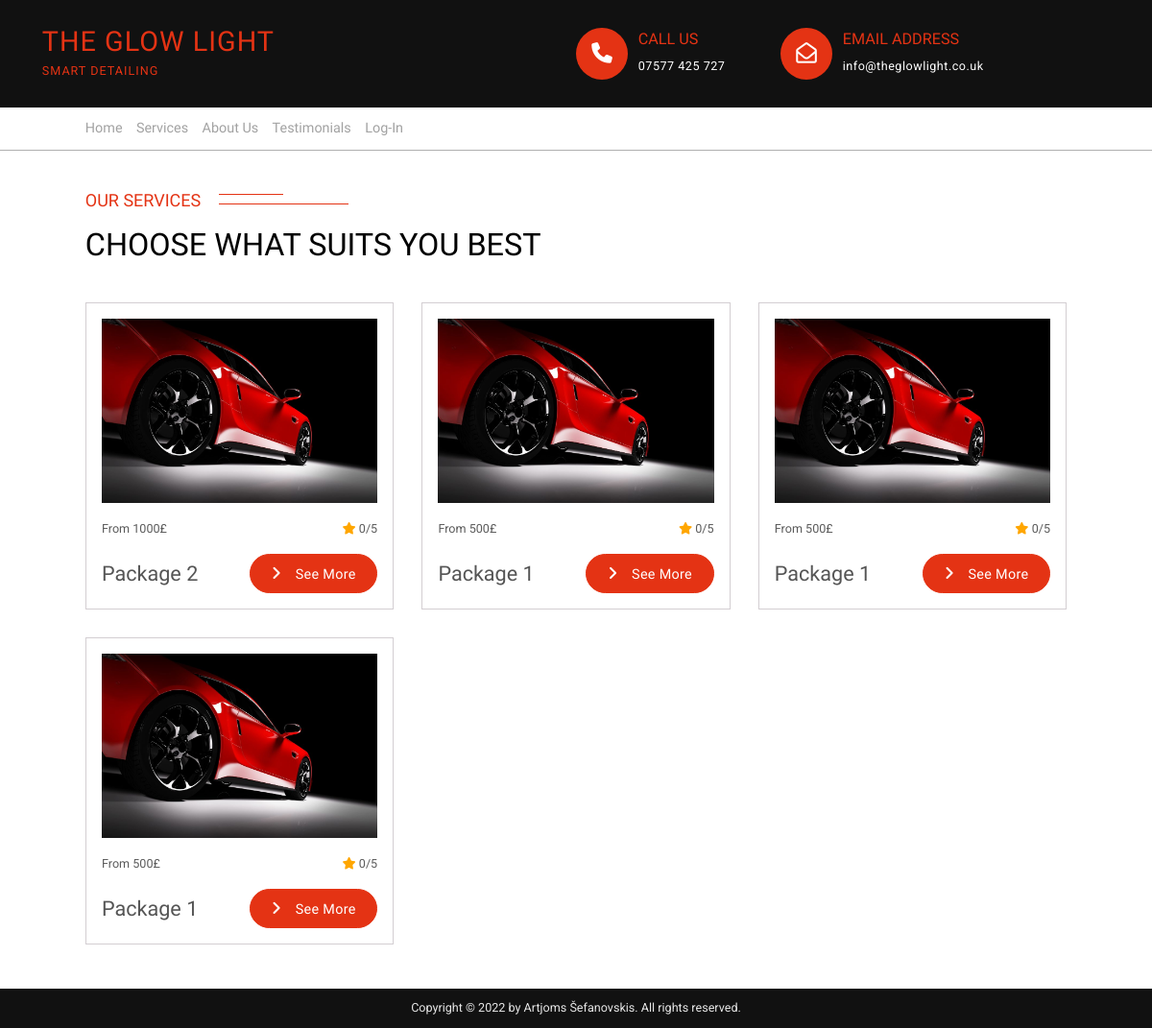
The app's page /services.php, older data.
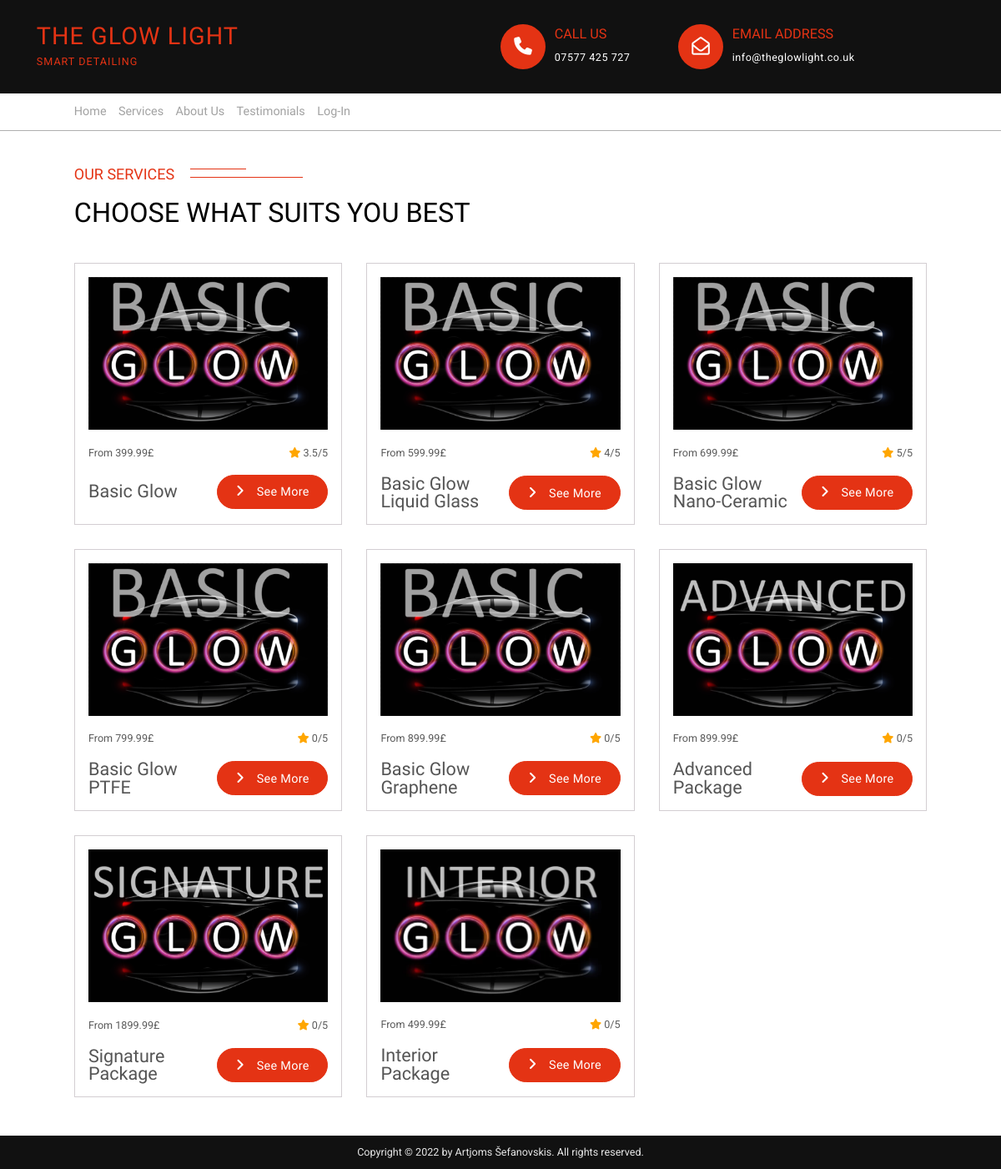
The same page, newer data.
### tables this page shows
CREATE TABLE `services` (
  `service_id` int(11) NOT NULL,
  `service_title` varchar(255) NOT NULL,
  `service_price` float NOT NULL,
  `service_hours` int(11) NOT NULL,
  `service_description` text NOT NULL,
  `service_image` text NOT NULL
);

### services.php (the view)
<?php include "inc/header.php";?>
<link rel="stylesheet" href="css/services.css" />
<main class="container">
  <div class="smaller-heading-box">
    <h2 class="smaller-heading">Our services</h2>
    <span class="lines"></span>
  </div>
  <h3 class="big-heading">Choose what suits you best</h3>
  <div class="item-container">
  <?php
    $query = "select s.service_id, s.service_title, s.service_price, s.service_image, COUNT(c.comment_id) as service_reviews, CASE WHEN c.comment_rating is null then 0 ELSE round(AVG(c.comment_rating),1) END as service_rating ";
    $query.= "FROM `services` as s ";
    $query.= "LEFT JOIN (select* from comments where comment_status = 'approved') as c on c.comment_topic_id = s.service_id ";
    $query.= "WHERE s.service_id <> 1 ";
    $query.= "GROUP BY s.service_id, s.service_title, s.service_price, s.service_image";
    $select_services = mysqli_query($conn,$query);
    while($row = mysqli_fetch_assoc($select_services)){
      $service_id = $row['service_id'];
      $service_title = $row['service_title'];
      $service_price = $row['service_price'];
      $service_rating = $row['service_rating'];
      $service_image = $row['service_image'];
      ?>
        <div class="item-box">
          <img class="item-img" src="img/services-images/<?php echo $service_image; ?>" alt="#">
          <div class="item-content">
            <div class="item-about">
              <div class="item-info text">
                <div class="item-price">From <?php echo $service_price; ?>£</div>
                <div class="item-rating-box">
                  <i class="fas fa-star"></i>
                  <span class="item-rating"><?php echo round($service_rating,1); ?>/5</span>
                </div>
              </div>
              <div class="item-name-box">
                <div class="item-name"><?php echo $service_title; ?></div>
                <a class="btn--cta" href="service-page.php?p_id=<?php echo $service_id; ?>">
                  <i class="fas fa-angle-right"></i>
                  <span>See More</span>
                </a>
              </div>
            </div>
          </div>
        </div>
        <?php
    }
    ?>
  </div>
</main>
<?php include "inc/footer.php";?>

### inc/header.php (shortened to what this page needs)
<!DOCTYPE html>
<html lang="en">
  <head>
    <link rel="stylesheet" href="css/general.css" />
    <link rel="stylesheet" href="css/headerfooter.css" />
  </head>
  <body>
  <?php include 'inc/functions.php'; ?>
  <header class="header">
    <div class="head-container">
      <div class="head">
        <div class="heading">
          <h1 href="#">The Glow Light</h1>
          <p class="site-description text">Smart Detailing</p>
        </div>
        <div class="head-info">
          <div class="head-info-container">
            <i class="fas fa-phone"></i>
            <div>
              <p class="head-info-heading">Call Us</p>
              <p class="head-info-content text">07577&nbsp;425&nbsp;727</p>
            </div>
          </div>
          <div class="head-info-container">
            <i class="far fa-envelope-open"></i>
            <div>
              <p class="head-info-heading">Email Address</p>
              <p class="head-info-content text">info@theglowlight.co.uk</p>
            </div>
          </div>
        </div>
      </div>
    </div>
    <nav class="main-nav-section">
      <div class="main-nav-container">
        <div class="main-nav">
          <ul class="main-nav-list">
            <li><a class="main-nav-link" href="home.php">Home</a></li>
            <li><a class="main-nav-link" href="services.php">Services</a></li>
            <li><a class="main-nav-link" href="aboutus.php">About Us</a></li>
            <li><a class="main-nav-link" href="testimonials.php">Testimonials</a></li>
            <?php displayLinks(); ?>
          </ul>
        </div>
      </div>
    </nav>
  </header>

### inc/functions.php (shortened to what this page needs)
<?php
function displayLinks(){
  if(isset($_SESSION['user_id'])){
    echo "<li><a class='main-nav-link' href='profile.php'>Profile</a></li>";
    echo "<li><a class='main-nav-link main-nav-link-last' href='inc/logout.php'>Log-Out</a></li>";
    if($_SESSION['user_role'] == 'admin'){
      echo "<li><a class='main-nav-link' href='admin/index.php'>Admin</a></li>";
    }
  }
  else{
    echo "<li><a class='main-nav-link' href='login.php'>Log-In</a></li>";
  }
}

### inc/footer.php
    <footer>
      <div class="footer-div">
        <p class="text copyright">
          Copyright &copy; <span class="year"></span> by Artjoms Šefanovskis.
          All rights reserved.
        </p>
      </div>
    </footer>
  </body>
</html>

### css/general.css (style rules this page uses)
* { padding: 0; margin: 0; box-sizing: border-box; }
html { font-size: 62.5%; height: 100%; overflow-x: hidden; }
body { font-family: "Oswald", sans-serif; line-height: 1; font-weight: 400; color: #555; position: relative; min-height: 100vh; overflow-x: hidden; }
.text { font-family: "Roboto", sans-serif; font-size: 1.4rem; line-height: 1.5; color: #5b5b5b; }
.container { max-width: 120rem; padding: 0rem 3.2rem; margin: 0rem auto; }
.lines { display: inline-block; position: relative; align-self: center; width: 15rem; height: 1.2rem; margin-left: 1.8rem; }
.lines::after { position: absolute; content: ""; width: 100%; height: 1px; top: 60%; border-bottom: #e43314 solid 0.2rem; }
.lines::before { position: absolute; content: ""; width: 50%; height: 1px; border-bottom: #e43314 solid 0.2rem; top: -30%; }
.smaller-heading { display: inline-block; color: #e43314; font-size: 2rem; font-weight: 500; text-transform: uppercase; }
.smaller-heading-box { margin-bottom: 2.4rem; }
.big-heading { color: #000; font-size: 3.6rem; font-weight: 500; text-transform: uppercase; margin-bottom: 4.8rem; }
.btn--cta, .btn--cta:link, .btn--cta:visited { font-family: "Oswald"; font-weight: 400; letter-spacing: 0.3px; display: inline-block; color: #fff; background-color: #e43314; font-size: 1.6rem; text-decoration: none; padding: 1.2rem 2.4rem; border-radius: 100px; text-align: center; border: #e43314 solid 1px; height: fit-content; min-width: fit-content; }
.btn--cta i { padding-right: 1.2rem; font-size: 1.8rem; }
@media (max-width: 75em) { html { font-size: 56.25%; } }

### css/headerfooter.css (style rules this page uses)
.head-container { background-color: #111; color: #fff; padding: 3.2rem 0; }
.head { display: grid; grid-template-columns: 1fr 1fr; justify-content: space-between; max-width: 130rem; padding: 0 3.2rem; margin: 0 auto; }
h1 { text-transform: uppercase; color: #e43314; font-size: 3.2rem; font-weight: 400; letter-spacing: 1px; display: block; margin-bottom: 0.8rem; }
.site-description { text-transform: uppercase; color: #e43314; font-size: 1.4rem; letter-spacing: 1px; }
.head-info { display: flex; gap: 6.4rem; }
.head-info-container { display: flex; align-items: center; gap: 1.2rem; }
.head-info-container i { font-size: 2.4rem; display: block; background-color: #e43314; border-radius: 50%; justify-content: center; align-items: center; padding: 1.8rem; }
.head-info-heading { color: #e43314; text-transform: uppercase; font-size: 1.8rem; font-weight: 500; margin-bottom: 1.2rem; }
.head-info-content { color: #fff; font-size: 1.4rem; font-weight: 400; letter-spacing: 0.5px; }
.main-nav-section { border-bottom: 1px solid #afafaf; }
.main-nav-container { position: relative; max-width: 120rem; padding: 1.6rem 3.2rem; margin: 0 auto; justify-content: left; }
.main-nav-list { list-style: none; display: flex; gap: 1.6rem; }
.main-nav-link:link, .main-nav-link:visited { color: #a2a2a2; font-size: 1.6rem; text-decoration: none; font-weight: 400; }
.footer-div { position: absolute; width: 100%; bottom: 0; }
.copyright { background-color: #111; color: #e6e6e6 !important; text-align: center; padding: 1.2rem 0; }

### css/services.css (style rules this page uses)
.container { padding-top: 4.8rem; }
.item-container { display: grid; grid-template-columns: 1fr 1fr 1fr; column-gap: 3.2rem; row-gap: 3.2rem; padding-bottom: 9.6rem; }
.item-box { border: 1px #d3ced2 solid; padding: 1.8rem 1.8rem; }
.item-img { width: 100%; }
.item-rating-box i { color: #ffa600; }
.item-info { display: flex; justify-content: space-between; padding: 1.8rem 0; }
.item-name-box { display: flex; justify-content: space-between; align-items: center; }
.item-name { font-size: 2.4rem; }

Row changes from the older to the newer data that the page shows:
removed services: service_image (picture), service_price "500", service_rating "0", service_title "Package 1"
changed services: service_image: a different picture; service_price "1000" → "399.99"; service_rating "0" → "3.5"; service_title "Package 2" → "Basic Glow"
changed services: service_image: a different picture; service_price "500" → "599.99"; service_rating "0" → "4"; service_title "Package 1" → "Basic Glow Liquid Glass"
changed services: service_image: a different picture; service_price "500" → "699.99"; service_rating "0" → "5"; service_title "Package 1" → "Basic Glow Nano-Ceramic"
added services: service_image (picture), service_price "799.99", service_rating "0", service_title "Basic Glow PTFE"
added services: service_image (picture), service_price "899.99", service_rating "0", service_title "Basic Glow Graphene"
added services: service_image (picture), service_price "899.99", service_rating "0", service_title "Advanced Package"
added services: service_image (picture), service_price "1899.99", service_rating "0", service_title "Signature Package"
added services: service_image (picture), service_price "499.99", service_rating "0", service_title "Interior Package"
